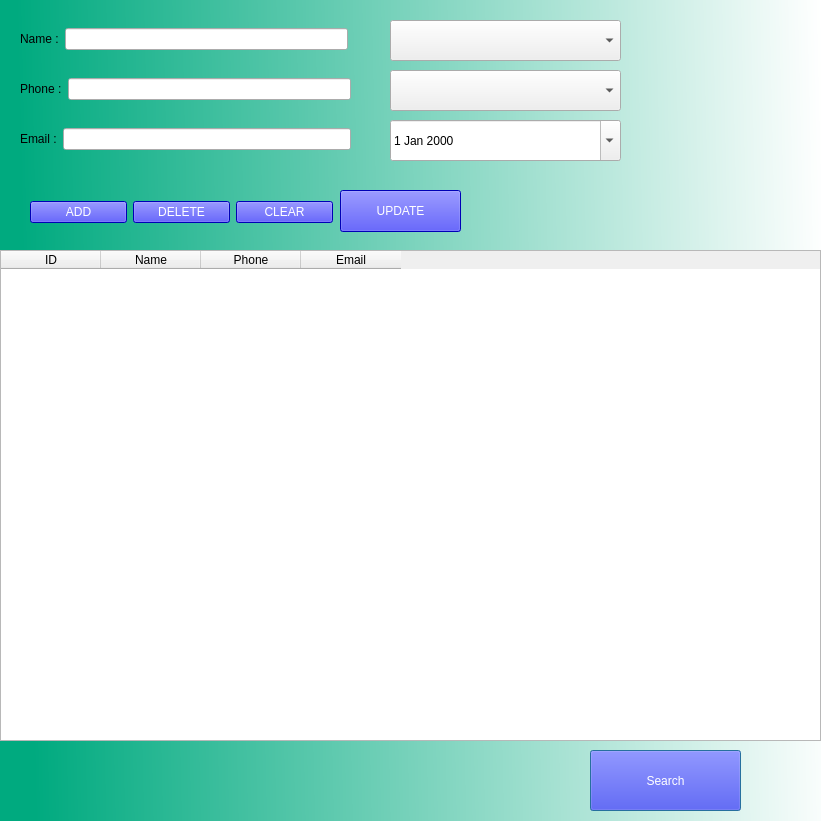
<?xml version="1.0" encoding="UTF-8"?>
<ui version="4.0">
 <class>Dialog</class>
 <widget class="QDialog" name="Dialog">
  <property name="geometry">
   <rect>
    <x>0</x>
    <y>0</y>
    <width>821</width>
    <height>821</height>
   </rect>
  </property>
  <property name="windowTitle">
   <string>Dialog</string>
  </property>
  <widget class="QWidget" name="widget" native="true">
   <property name="enabled">
    <bool>true</bool>
   </property>
   <property name="geometry">
    <rect>
     <x>0</x>
     <y>0</y>
     <width>821</width>
     <height>821</height>
    </rect>
   </property>
   <property name="styleSheet">
    <string notr="true">QWidget#widget{
background-color:qlineargradient(spread:pad, x1:0.02, y1:0.0227273, x2:1, y2:0, stop:0 rgba(0, 170, 127, 255), stop:1 rgba(255, 255, 255, 255));}</string>
   </property>
   <property name="inputMethodHints">
    <set>Qt::ImhNone</set>
   </property>
   <widget class="QPushButton" name="search_btn">
    <property name="geometry">
     <rect>
      <x>590</x>
      <y>750</y>
      <width>151</width>
      <height>61</height>
     </rect>
    </property>
    <property name="styleSheet">
     <string notr="true">font: 75 16pt &quot;MS Shell Dlg 2&quot;;
background-color: rgb(0, 0, 255);
color: rgb(255, 255, 255);
</string>
    </property>
    <property name="text">
     <string>Search</string>
    </property>
   </widget>
   <widget class="QTableWidget" name="tableWidget">
    <property name="geometry">
     <rect>
      <x>0</x>
      <y>250</y>
      <width>821</width>
      <height>491</height>
     </rect>
    </property>
    <property name="styleSheet">
     <string notr="true">font: 12pt &quot;MS Shell Dlg 2&quot;;</string>
    </property>
    <property name="editTriggers">
     <set>QAbstractItemView::NoEditTriggers</set>
    </property>
    <property name="showGrid">
     <bool>true</bool>
    </property>
    <property name="sortingEnabled">
     <bool>true</bool>
    </property>
    <property name="wordWrap">
     <bool>true</bool>
    </property>
    <property name="cornerButtonEnabled">
     <bool>false</bool>
    </property>
    <column>
     <property name="text">
      <string>ID</string>
     </property>
    </column>
    <column>
     <property name="text">
      <string>Name</string>
     </property>
    </column>
    <column>
     <property name="text">
      <string>Phone</string>
     </property>
    </column>
    <column>
     <property name="text">
      <string>Email</string>
     </property>
    </column>
   </widget>
   <widget class="QWidget" name="layoutWidget">
    <property name="geometry">
     <rect>
      <x>30</x>
      <y>190</y>
      <width>303</width>
      <height>44</height>
     </rect>
    </property>
    <layout class="QGridLayout" name="gridLayout">
     <item row="0" column="0">
      <widget class="QPushButton" name="add_btn">
       <property name="styleSheet">
        <string notr="true">font: 75 16pt &quot;MS Shell Dlg 2&quot;;
background-color: rgb(0, 0, 255);
color: rgb(255, 255, 255);
</string>
       </property>
       <property name="text">
        <string>ADD</string>
       </property>
      </widget>
     </item>
     <item row="0" column="1">
      <widget class="QPushButton" name="delete_btn">
       <property name="styleSheet">
        <string notr="true">font: 75 16pt &quot;MS Shell Dlg 2&quot;;
background-color: rgb(0, 0, 255);
color: rgb(255, 255, 255);
</string>
       </property>
       <property name="text">
        <string>DELETE</string>
       </property>
      </widget>
     </item>
     <item row="0" column="2">
      <widget class="QPushButton" name="clear_btn">
       <property name="styleSheet">
        <string notr="true">font: 75 16pt &quot;MS Shell Dlg 2&quot;;
background-color: rgb(0, 0, 255);
color: rgb(255, 255, 255);
</string>
       </property>
       <property name="text">
        <string>CLEAR</string>
       </property>
      </widget>
     </item>
    </layout>
   </widget>
   <widget class="QWidget" name="layoutWidget">
    <property name="geometry">
     <rect>
      <x>20</x>
      <y>20</y>
      <width>328</width>
      <height>38</height>
     </rect>
    </property>
    <layout class="QHBoxLayout" name="horizontalLayout">
     <item>
      <widget class="QLabel" name="label">
       <property name="styleSheet">
        <string notr="true">font: 18pt &quot;MS Shell Dlg 2&quot;;</string>
       </property>
       <property name="text">
        <string>Name :</string>
       </property>
      </widget>
     </item>
     <item>
      <widget class="QLineEdit" name="lineEdit_name">
       <property name="styleSheet">
        <string notr="true">font: 14pt &quot;MS Shell Dlg 2&quot;;</string>
       </property>
      </widget>
     </item>
    </layout>
   </widget>
   <widget class="QWidget" name="layoutWidget">
    <property name="geometry">
     <rect>
      <x>20</x>
      <y>70</y>
      <width>331</width>
      <height>38</height>
     </rect>
    </property>
    <layout class="QHBoxLayout" name="horizontalLayout_2">
     <item>
      <widget class="QLabel" name="label_2">
       <property name="styleSheet">
        <string notr="true">font: 18pt &quot;MS Shell Dlg 2&quot;;</string>
       </property>
       <property name="text">
        <string>Phone :</string>
       </property>
      </widget>
     </item>
     <item>
      <widget class="QLineEdit" name="lineEdit_phone">
       <property name="styleSheet">
        <string notr="true">font: 14pt &quot;MS Shell Dlg 2&quot;;</string>
       </property>
      </widget>
     </item>
    </layout>
   </widget>
   <widget class="QWidget" name="layoutWidget">
    <property name="geometry">
     <rect>
      <x>20</x>
      <y>120</y>
      <width>331</width>
      <height>38</height>
     </rect>
    </property>
    <layout class="QHBoxLayout" name="horizontalLayout_3">
     <item>
      <widget class="QLabel" name="label_3">
       <property name="styleSheet">
        <string notr="true">font: 18pt &quot;MS Shell Dlg 2&quot;;</string>
       </property>
       <property name="text">
        <string>Email :</string>
       </property>
      </widget>
     </item>
     <item>
      <widget class="QLineEdit" name="lineEdit_email">
       <property name="styleSheet">
        <string notr="true">font: 14pt &quot;MS Shell Dlg 2&quot;;</string>
       </property>
      </widget>
     </item>
    </layout>
   </widget>
   <widget class="QComboBox" name="comboBox_name">
    <property name="geometry">
     <rect>
      <x>390</x>
      <y>20</y>
      <width>231</width>
      <height>41</height>
     </rect>
    </property>
    <property name="styleSheet">
     <string notr="true">font: 14pt &quot;MS Shell Dlg 2&quot;;</string>
    </property>
   </widget>
   <widget class="QComboBox" name="comboBox_email">
    <property name="geometry">
     <rect>
      <x>390</x>
      <y>70</y>
      <width>231</width>
      <height>41</height>
     </rect>
    </property>
    <property name="styleSheet">
     <string notr="true">font: 14pt &quot;MS Shell Dlg 2&quot;;</string>
    </property>
   </widget>
   <widget class="QDateEdit" name="dateEdit">
    <property name="geometry">
     <rect>
      <x>390</x>
      <y>120</y>
      <width>231</width>
      <height>41</height>
     </rect>
    </property>
    <property name="styleSheet">
     <string notr="true">font: 14pt &quot;MS Shell Dlg 2&quot;;</string>
    </property>
    <property name="calendarPopup">
     <bool>true</bool>
    </property>
   </widget>
   <widget class="QPushButton" name="update_btn">
    <property name="geometry">
     <rect>
      <x>340</x>
      <y>190</y>
      <width>121</width>
      <height>42</height>
     </rect>
    </property>
    <property name="styleSheet">
     <string notr="true">font: 75 16pt &quot;MS Shell Dlg 2&quot;;
background-color: rgb(0, 0, 255);
color: rgb(255, 255, 255);
</string>
    </property>
    <property name="text">
     <string>UPDATE</string>
    </property>
   </widget>
  </widget>
 </widget>
 <tabstops>
  <tabstop>lineEdit_name</tabstop>
  <tabstop>lineEdit_phone</tabstop>
  <tabstop>lineEdit_email</tabstop>
  <tabstop>add_btn</tabstop>
  <tabstop>delete_btn</tabstop>
  <tabstop>clear_btn</tabstop>
  <tabstop>search_btn</tabstop>
  <tabstop>tableWidget</tabstop>
 </tabstops>
 <resources/>
 <connections/>
</ui>
